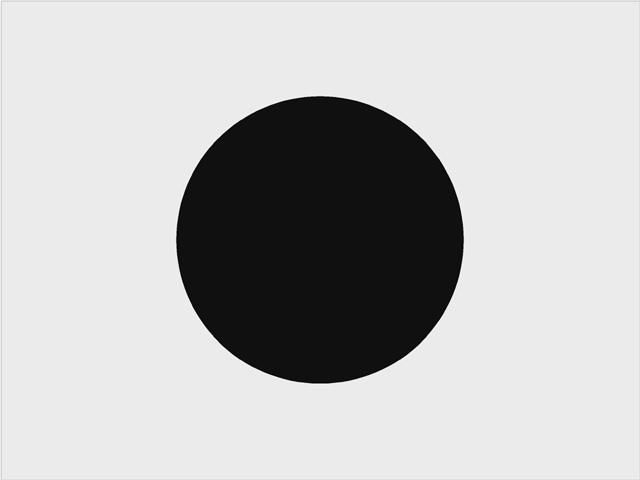
%> input picture rmarcia_matlab_codes/bcircle.jpg, 640 x 480 px
$ octave makeaper3.m   (GNU Octave 9; MATLAB toolbox functions it lacks are replaced by stand-ins)
%> lines starting %> are read from the running program, lines starting %| are printed output that depends on the picture; in (x1, y1, x2, y2) boxes, pixels count from 0 and x2, y2 are one past the last pixel; in counts of white or black regions, pixels touching at a corner belong together; the program's own positions count from 1
clear
a = imread('bcircle.jpg', 'JPEG');
%> a is the input picture: size 480x640 uint8; min 0, max 255, mean 188.6

bb = double(a(94:385, 175:466));
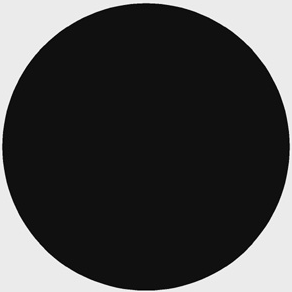
%> bb: size 292x292 double; min 0, max 255, mean 68.4
bb = 255*ones(292) - bb;
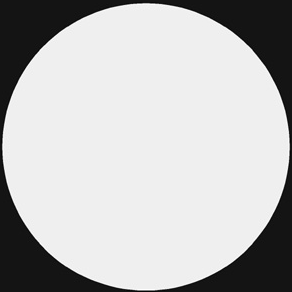
%> bb: size 292x292 double; min 0, max 255, mean 186.6
% b is 292 x 292

n  = 55;
cc = conv2(bb, ones(n));
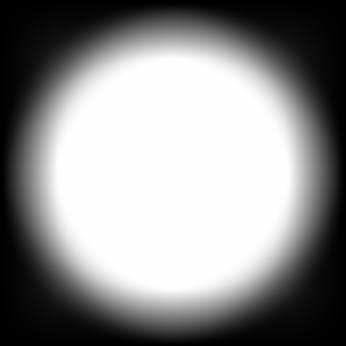
%> cc: size 346x346 double; min 20, max 723081, mean 402113.9; drawn with min black and max white


dd = 255*cc(1:n:end, 1:n:end)/max(max(cc));
%> dd = [0.00705 0.388 0.388 0.39 0.388 0.388 0.113; 0.388 39.85 178.9 240.5 206.4 71.09 6.21; 0.388 181.7 255 255 255 235.7 16.22; 0.384 244.5 255 255 255 255 59.58; 0.388 211.8 255 255 255 251.7 30.27; 0.388 75.84 239.1 255 252.2 127 6.21; 0.113 6.21 18.37 63.6 32.48 6.21 1.81]

size(dd)
%> ans = [7 7]
%return;

pn = zeros(193);

n = 3;
pn(92-n:92+n,89-n:89+n) = dd;
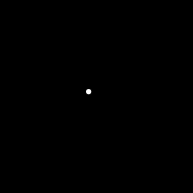
%> pn: size 193x193 double; min 0, max 255, mean 0.2
pn(92-n:92+n,97-n:97+n) = dd;
%> pn: size 193x193 double; 0.13% of pixels changed, all inside (x1, y1, x2, y2) = (93, 88, 100, 95)
pn(92-n:92+n,105-n:105+n) = dd;
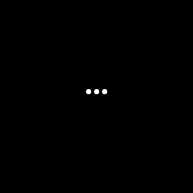
%> pn: size 193x193 double; min 0, max 255, mean 0.5
pn(102-n:102+n,89-n:89+n) = dd;
%> pn: size 193x193 double; 0.13% of pixels changed, all inside (x1, y1, x2, y2) = (85, 98, 92, 105)
pn(102-n:102+n,97-n:97+n) = dd;
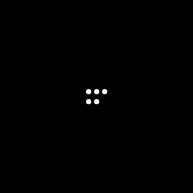
%> pn: size 193x193 double; min 0, max 255, mean 0.8
pn(102-n:102+n,105-n:105+n) = dd;
%> pn: size 193x193 double; 0.13% of pixels changed, all inside (x1, y1, x2, y2) = (101, 98, 108, 105)

imshow(uint8(pn),'Border', 'tight');
% Then save as .eps file
